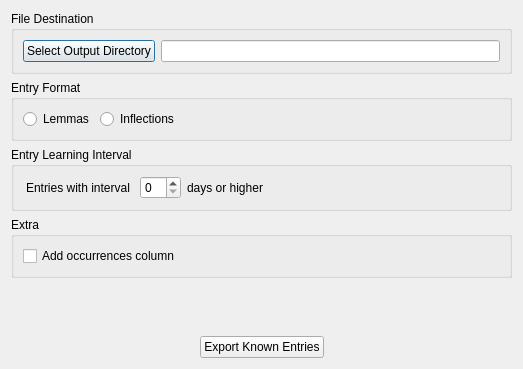
<ui version="4.0">
 <class>KnownMorphsExporterDialog</class>
 <widget class="QDialog" name="KnownMorphsExporterDialog">
  <property name="geometry">
   <rect>
    <x>0</x>
    <y>0</y>
    <width>523</width>
    <height>369</height>
   </rect>
  </property>
  <property name="windowTitle">
   <string>Known Entries Exporter</string></property>
  <layout class="QVBoxLayout" name="verticalLayout_4">
   <item>
    <widget class="QGroupBox" name="groupBox_4">
     <property name="title">
      <string>File Destination</string>
     </property>
     <layout class="QVBoxLayout" name="verticalLayout_2">
      <item>
       <layout class="QHBoxLayout" name="horizontalLayout">
        <item>
         <widget class="QPushButton" name="selectOutputPushButton">
          <property name="text">
           <string>Select Output Directory</string>
          </property>
         </widget>
        </item>
        <item>
         <widget class="QLineEdit" name="outputLineEdit" />
        </item>
       </layout>
      </item>
     </layout>
    </widget>
   </item>
   <item>
    <widget class="QGroupBox" name="groupBox">
     <property name="title">
      <string>Entry Format</string></property>
     <layout class="QHBoxLayout" name="horizontalLayout_5">
      <item>
       <layout class="QHBoxLayout" name="horizontalLayout_4">
        <item>
         <widget class="QRadioButton" name="storeOnlyMorphLemmaRadioButton">
          <property name="text">
           <string>Lemmas</string>
          </property>
         </widget>
        </item>
        <item>
         <widget class="QRadioButton" name="storeMorphLemmaAndInflectionRadioButton">
          <property name="text">
           <string>Inflections</string>
          </property>
         </widget>
        </item>
        <item>
         <spacer name="horizontalSpacer_4">
          <property name="orientation">
           <enum>Qt::Horizontal</enum>
          </property>
          <property name="sizeHint" stdset="0">
           <size>
            <width>40</width>
            <height>20</height>
           </size>
          </property>
         </spacer>
        </item>
       </layout>
      </item>
     </layout>
    </widget>
   </item>
   <item>
    <widget class="QGroupBox" name="groupBox_2">
     <property name="title">
      <string>Entry Learning Interval</string></property>
     <layout class="QVBoxLayout" name="verticalLayout">
      <item>
       <layout class="QHBoxLayout" name="horizontalLayout_2">
        <property name="leftMargin">
         <number>3</number>
        </property>
        <property name="topMargin">
         <number>0</number>
        </property>
        <item>
         <widget class="QLabel" name="label_2">
          <property name="text">
           <string>Entries with interval </string></property>
         </widget>
        </item>
        <item alignment="Qt::AlignLeft">
         <widget class="QSpinBox" name="knownIntervalSpinBox" />
        </item>
        <item alignment="Qt::AlignLeft">
         <widget class="QLabel" name="label">
          <property name="text">
           <string>days or higher</string>
          </property>
         </widget>
        </item>
        <item>
         <spacer name="horizontalSpacer_3">
          <property name="orientation">
           <enum>Qt::Horizontal</enum>
          </property>
          <property name="sizeHint" stdset="0">
           <size>
            <width>40</width>
            <height>20</height>
           </size>
          </property>
         </spacer>
        </item>
       </layout>
      </item>
     </layout>
    </widget>
   </item>
   <item>
    <widget class="QGroupBox" name="groupBox_3">
     <property name="title">
      <string>Extra</string>
     </property>
     <layout class="QVBoxLayout" name="verticalLayout_3">
      <item>
       <widget class="QCheckBox" name="addOccurrencesColumnCheckBox">
        <property name="text">
         <string>Add occurrences column</string>
        </property>
       </widget>
      </item>
     </layout>
    </widget>
   </item>
   <item>
    <spacer name="verticalSpacer">
     <property name="orientation">
      <enum>Qt::Vertical</enum>
     </property>
     <property name="sizeHint" stdset="0">
      <size>
       <width>20</width>
       <height>10</height>
      </size>
     </property>
    </spacer>
   </item>
   <item>
    <layout class="QHBoxLayout" name="horizontalLayout_3">
     <item>
      <spacer name="horizontalSpacer_2">
       <property name="orientation">
        <enum>Qt::Horizontal</enum>
       </property>
       <property name="sizeHint" stdset="0">
        <size>
         <width>40</width>
         <height>20</height>
        </size>
       </property>
      </spacer>
     </item>
     <item>
      <widget class="QPushButton" name="exportKnownMorphsPushButton">
       <property name="text">
        <string>Export Known Entries</string></property>
      </widget>
     </item>
     <item>
      <spacer name="horizontalSpacer">
       <property name="orientation">
        <enum>Qt::Horizontal</enum>
       </property>
       <property name="sizeHint" stdset="0">
        <size>
         <width>40</width>
         <height>20</height>
        </size>
       </property>
      </spacer>
     </item>
    </layout>
   </item>
  </layout>
 </widget>
 <resources />
 <connections />
</ui>
